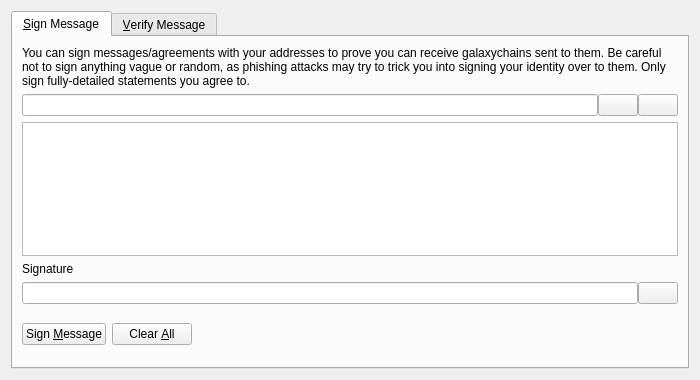
<?xml version="1.0" encoding="UTF-8"?>
<ui version="4.0">
 <class>SignVerifyMessageDialog</class>
 <widget class="QDialog" name="SignVerifyMessageDialog">
  <property name="geometry">
   <rect>
    <x>0</x>
    <y>0</y>
    <width>700</width>
    <height>380</height>
   </rect>
  </property>
  <property name="windowTitle">
   <string>Signatures - Sign / Verify a Message</string>
  </property>
  <property name="modal">
   <bool>true</bool>
  </property>
  <layout class="QVBoxLayout" name="verticalLayout">
   <item>
    <widget class="QTabWidget" name="tabWidget">
     <property name="currentIndex">
      <number>0</number>
     </property>
     <widget class="QWidget" name="tabSignMessage">
      <attribute name="title">
       <string>&amp;Sign Message</string>
      </attribute>
      <layout class="QVBoxLayout" name="verticalLayout_SM">
       <item>
        <widget class="QLabel" name="infoLabel_SM">
         <property name="text">
          <string>You can sign messages/agreements with your addresses to prove you can receive galaxychains sent to them. Be careful not to sign anything vague or random, as phishing attacks may try to trick you into signing your identity over to them. Only sign fully-detailed statements you agree to.</string>
         </property>
         <property name="textFormat">
          <enum>Qt::PlainText</enum>
         </property>
         <property name="wordWrap">
          <bool>true</bool>
         </property>
        </widget>
       </item>
       <item>
        <layout class="QHBoxLayout" name="horizontalLayout_1_SM">
         <property name="spacing">
          <number>0</number>
         </property>
         <item>
          <widget class="QValidatedLineEdit" name="addressIn_SM">
           <property name="toolTip">
            <string>The galaxychain address to sign the message with</string>
           </property>
          </widget>
         </item>
         <item>
          <widget class="QPushButton" name="addressBookButton_SM">
           <property name="toolTip">
            <string>Choose previously used address</string>
           </property>
           <property name="text">
            <string/>
           </property>
           <property name="icon">
            <iconset resource="../bitcoin.qrc">
             <normaloff>:/icons/address-book</normaloff>:/icons/address-book</iconset>
           </property>
           <property name="shortcut">
            <string>Alt+A</string>
           </property>
           <property name="autoDefault">
            <bool>false</bool>
           </property>
          </widget>
         </item>
         <item>
          <widget class="QPushButton" name="pasteButton_SM">
           <property name="toolTip">
            <string>Paste address from clipboard</string>
           </property>
           <property name="text">
            <string/>
           </property>
           <property name="icon">
            <iconset resource="../bitcoin.qrc">
             <normaloff>:/icons/editpaste</normaloff>:/icons/editpaste</iconset>
           </property>
           <property name="shortcut">
            <string>Alt+P</string>
           </property>
           <property name="autoDefault">
            <bool>false</bool>
           </property>
          </widget>
         </item>
        </layout>
       </item>
       <item>
        <widget class="QPlainTextEdit" name="messageIn_SM">
         <property name="toolTip">
          <string>Enter the message you want to sign here</string>
         </property>
        </widget>
       </item>
       <item>
        <widget class="QLabel" name="signatureLabel_SM">
         <property name="text">
          <string>Signature</string>
         </property>
         <property name="textFormat">
          <enum>Qt::PlainText</enum>
         </property>
        </widget>
       </item>
       <item>
        <layout class="QHBoxLayout" name="horizontalLayout_2_SM">
         <property name="spacing">
          <number>0</number>
         </property>
         <item>
          <widget class="QLineEdit" name="signatureOut_SM">
           <property name="font">
            <font>
             <italic>true</italic>
            </font>
           </property>
           <property name="readOnly">
            <bool>true</bool>
           </property>
          </widget>
         </item>
         <item>
          <widget class="QPushButton" name="copySignatureButton_SM">
           <property name="toolTip">
            <string>Copy the current signature to the system clipboard</string>
           </property>
           <property name="text">
            <string/>
           </property>
           <property name="icon">
            <iconset resource="../bitcoin.qrc">
             <normaloff>:/icons/editcopy</normaloff>:/icons/editcopy</iconset>
           </property>
           <property name="autoDefault">
            <bool>false</bool>
           </property>
          </widget>
         </item>
        </layout>
       </item>
       <item>
        <layout class="QHBoxLayout" name="horizontalLayout_3_SM">
         <item>
          <widget class="QPushButton" name="signMessageButton_SM">
           <property name="toolTip">
            <string>Sign the message to prove you own this galaxychain address</string>
           </property>
           <property name="text">
            <string>Sign &amp;Message</string>
           </property>
           <property name="icon">
            <iconset resource="../bitcoin.qrc">
             <normaloff>:/icons/edit</normaloff>:/icons/edit</iconset>
           </property>
           <property name="autoDefault">
            <bool>false</bool>
           </property>
          </widget>
         </item>
         <item>
          <widget class="QPushButton" name="clearButton_SM">
           <property name="toolTip">
            <string>Reset all sign message fields</string>
           </property>
           <property name="text">
            <string>Clear &amp;All</string>
           </property>
           <property name="icon">
            <iconset resource="../bitcoin.qrc">
             <normaloff>:/icons/remove</normaloff>:/icons/remove</iconset>
           </property>
           <property name="autoDefault">
            <bool>false</bool>
           </property>
          </widget>
         </item>
         <item>
          <spacer name="horizontalSpacer_1_SM">
           <property name="orientation">
            <enum>Qt::Horizontal</enum>
           </property>
           <property name="sizeHint" stdset="0">
            <size>
             <width>40</width>
             <height>48</height>
            </size>
           </property>
          </spacer>
         </item>
         <item>
          <widget class="QLabel" name="statusLabel_SM">
           <property name="font">
            <font>
             <weight>75</weight>
             <bold>true</bold>
            </font>
           </property>
           <property name="text">
            <string/>
           </property>
           <property name="wordWrap">
            <bool>true</bool>
           </property>
          </widget>
         </item>
         <item>
          <spacer name="horizontalSpacer_2_SM">
           <property name="orientation">
            <enum>Qt::Horizontal</enum>
           </property>
           <property name="sizeHint" stdset="0">
            <size>
             <width>40</width>
             <height>48</height>
            </size>
           </property>
          </spacer>
         </item>
        </layout>
       </item>
      </layout>
     </widget>
     <widget class="QWidget" name="tabVerifyMessage">
      <attribute name="title">
       <string>&amp;Verify Message</string>
      </attribute>
      <layout class="QVBoxLayout" name="verticalLayout_VM">
       <item>
        <widget class="QLabel" name="infoLabel_VM">
         <property name="text">
          <string>Enter the receiver's address, message (ensure you copy line breaks, spaces, tabs, etc. exactly) and signature below to verify the message. Be careful not to read more into the signature than what is in the signed message itself, to avoid being tricked by a man-in-the-middle attack. Note that this only proves the signing party receives with the address, it cannot prove sendership of any transaction!</string>
         </property>
         <property name="textFormat">
          <enum>Qt::PlainText</enum>
         </property>
         <property name="alignment">
          <set>Qt::AlignLeading|Qt::AlignLeft|Qt::AlignTop</set>
         </property>
         <property name="wordWrap">
          <bool>true</bool>
         </property>
        </widget>
       </item>
       <item>
        <layout class="QHBoxLayout" name="horizontalLayout_1_VM">
         <property name="spacing">
          <number>0</number>
         </property>
         <item>
          <widget class="QValidatedLineEdit" name="addressIn_VM">
           <property name="toolTip">
            <string>The galaxychain address the message was signed with</string>
           </property>
          </widget>
         </item>
         <item>
          <widget class="QPushButton" name="addressBookButton_VM">
           <property name="toolTip">
            <string>Choose previously used address</string>
           </property>
           <property name="text">
            <string/>
           </property>
           <property name="icon">
            <iconset resource="../bitcoin.qrc">
             <normaloff>:/icons/address-book</normaloff>:/icons/address-book</iconset>
           </property>
           <property name="shortcut">
            <string>Alt+A</string>
           </property>
           <property name="autoDefault">
            <bool>false</bool>
           </property>
          </widget>
         </item>
        </layout>
       </item>
       <item>
        <widget class="QPlainTextEdit" name="messageIn_VM"/>
       </item>
       <item>
        <widget class="QValidatedLineEdit" name="signatureIn_VM"/>
       </item>
       <item>
        <layout class="QHBoxLayout" name="horizontalLayout_2_VM">
         <item>
          <widget class="QPushButton" name="verifyMessageButton_VM">
           <property name="toolTip">
            <string>Verify the message to ensure it was signed with the specified galaxychain address</string>
           </property>
           <property name="text">
            <string>Verify &amp;Message</string>
           </property>
           <property name="icon">
            <iconset resource="../bitcoin.qrc">
             <normaloff>:/icons/transaction_0</normaloff>:/icons/transaction_0</iconset>
           </property>
           <property name="autoDefault">
            <bool>false</bool>
           </property>
          </widget>
         </item>
         <item>
          <widget class="QPushButton" name="clearButton_VM">
           <property name="toolTip">
            <string>Reset all verify message fields</string>
           </property>
           <property name="text">
            <string>Clear &amp;All</string>
           </property>
           <property name="icon">
            <iconset resource="../bitcoin.qrc">
             <normaloff>:/icons/remove</normaloff>:/icons/remove</iconset>
           </property>
           <property name="autoDefault">
            <bool>false</bool>
           </property>
          </widget>
         </item>
         <item>
          <spacer name="horizontalSpacer_1_VM">
           <property name="orientation">
            <enum>Qt::Horizontal</enum>
           </property>
           <property name="sizeHint" stdset="0">
            <size>
             <width>40</width>
             <height>48</height>
            </size>
           </property>
          </spacer>
         </item>
         <item>
          <widget class="QLabel" name="statusLabel_VM">
           <property name="font">
            <font>
             <weight>75</weight>
             <bold>true</bold>
            </font>
           </property>
           <property name="text">
            <string/>
           </property>
           <property name="wordWrap">
            <bool>true</bool>
           </property>
          </widget>
         </item>
         <item>
          <spacer name="horizontalSpacer_2_VM">
           <property name="orientation">
            <enum>Qt::Horizontal</enum>
           </property>
           <property name="sizeHint" stdset="0">
            <size>
             <width>40</width>
             <height>48</height>
            </size>
           </property>
          </spacer>
         </item>
        </layout>
       </item>
      </layout>
     </widget>
    </widget>
   </item>
  </layout>
 </widget>
 <customwidgets>
  <customwidget>
   <class>QValidatedLineEdit</class>
   <extends>QLineEdit</extends>
   <header>qvalidatedlineedit.h</header>
  </customwidget>
 </customwidgets>
 <resources>
  <include location="../bitcoin.qrc"/>
 </resources>
 <connections/>
</ui>
